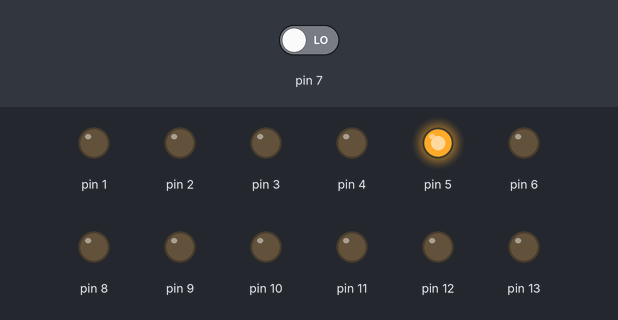
This sketch was run on a simulated Arduino Uno, built with avr-gcc and run on an emulated ATmega328P. Parts: output pins drawn as LEDs (lit = HIGH). Dashed ring = blinking. The test bench sets the inputs (shaded band); at power-on: pin 7 LOW.

Above: at 1.2 s.
1.3 s: pin 7 driven HIGH
At 2.2 s:
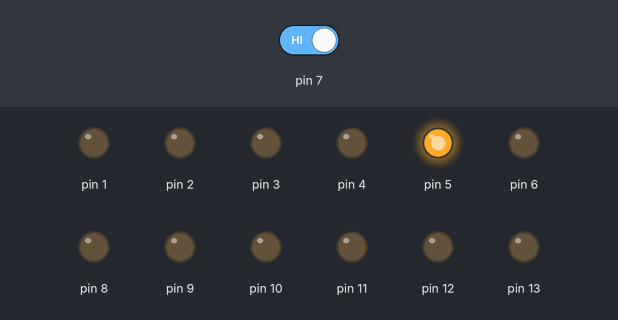
2.8 s: pin 7 driven LOW
At 3.9 s:
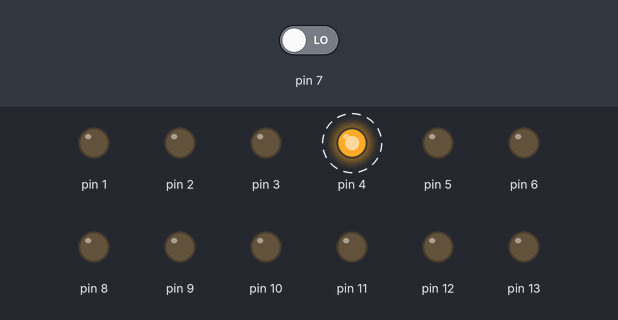
At 4.9 s:
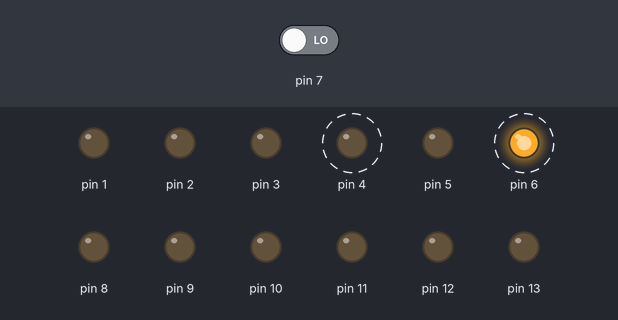
Timing chart, 0 to 11.8 s (numbered marks = the images above; inputs shaded):
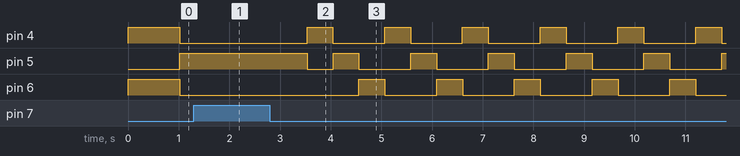

The sketch:

Elka1.ino
```cpp
//#include <EEPROM.h>

//void(* reset) (void) = 0;

byte Programs[] =
{
  0x18,
  0x01,0x03,0x01,
  0x01,0x04,0x00,
  0x01,0x05,0x01,
  0x02,0xE8,0x03,
  0x01,0x03,0x00,
  0x01,0x04,0x01,
  0x01,0x05,0x00,
  0x02,0xE8,0x03,
  0x24,
  0x01,0x03,0x01,
  0x01,0x04,0x00,
  0x01,0x05,0x00,
  0x02,0xF4,0x01,
  0x01,0x03,0x00,
  0x01,0x04,0x01,
  0x01,0x05,0x00,
  0x02,0xF4,0x01,
  0x01,0x03,0x00,
  0x01,0x04,0x00,
  0x01,0x05,0x01,
  0x02,0xF4,0x01,
};
int ProgramPosition = 0;
int ProgramStart = 1;
byte ProgramSize = Programs[0];
byte ProgramIndex = 0;

unsigned short delayPos,delayLength;

void setup()
{
  for (int i = 1; i <= 13; i++)
  {
     pinMode(i,OUTPUT);
  };

  pinMode(7,INPUT);
  /*
  if (digitalRead(7) == HIGH)
  {
    Serial.begin(9600);

    while (!Serial);

    Serial.println("wait for commands");

    while (true)
    {
      int a = Serial.read();
      Serial.println(a,DEC);
      delay(1000);
      switch (Serial.read())
      {
        case 0:
        for (int i = 0; i < 512; i++)
        {
          Serial.println(i);
          EEPROM.write(i,0);
        };
        Serial.println("clearing done!");
        break;
        case 1:
        int startWriteIn = 1;

        if (EEPROM.read(0) == 0)
        {
        }
        else
        {
          while (EEPROM.read(startWriteIn) != 0)
          {
            startWriteIn += EEPROM.read(startWriteIn) + 1;
          };
        };

        byte size = Serial.read();

        for (int i = startWriteIn; i < startWriteIn + size; i++)
        {
          EEPROM.write(i,Serial.read());
        };

        EEPROM.write(0,EEPROM.read(0) + 1);

        Serial.println("reboot");

        reset();
        break;
      };
    };
  };
  */
}

void loop()
{
  if (delayLength == 0)
  {
    switch (Programs[ProgramStart + ProgramPosition++])
    {
      case 0x01:
      if (Programs[ProgramStart + ProgramPosition + 1] == 1)
      {
        digitalWrite(Programs[ProgramStart + ProgramPosition] + 1,HIGH);
      }
      else if (Programs[ProgramStart + ProgramPosition + 1] == 0)
      {
        digitalWrite(Programs[ProgramStart + ProgramPosition] + 1,LOW);
      };

      ProgramPosition += 2;
      break;
      case 0x02:
      delayPos = 0;
      delayLength = *(unsigned short *)(&Programs[ProgramStart + ProgramPosition]);
      ProgramPosition += 2;
      break;
    };
  }
  else
  {
    if (delayPos >= delayLength)
    {
      delayLength = 0;
    }
    else
    {
      delayPos++;
    };
  };

  if (ProgramPosition >= ProgramSize)
  {
    ProgramPosition = 0;
  };

  if (digitalRead(7) == HIGH)
  {
    while (digitalRead(7) == HIGH);

    ProgramPosition = 0;
    ProgramIndex++;
    ProgramStart = ProgramStart + ProgramSize + 1;
    ProgramSize = Programs[ProgramStart - 1];

    if (ProgramIndex == 2)
    {
      ProgramIndex = 0;
      ProgramStart = 1;
      ProgramSize = Programs[0];
    };
  };

  delay(1);
}
```

Measured:
- after the input at 1.3 s, pin 4: stays LOW (without the input it goes to HIGH after 0.73 s); pin 5: stays HIGH (without the input it goes to LOW after 0.74 s); pin 6: stays LOW (without the input it goes to HIGH after 0.74 s)
- after the input at 2.8 s, pin 4: alternates HIGH for 0.51 s and LOW for 1.0 s, starting after 0.73 s; pin 5: HIGH → LOW after 0.73 s, then repeats every 1.5 s: HIGH 0.51 s, LOW 1.0 s; pin 6: alternates HIGH for 0.51 s and LOW for 1.0 s, starting after 1.8 s
